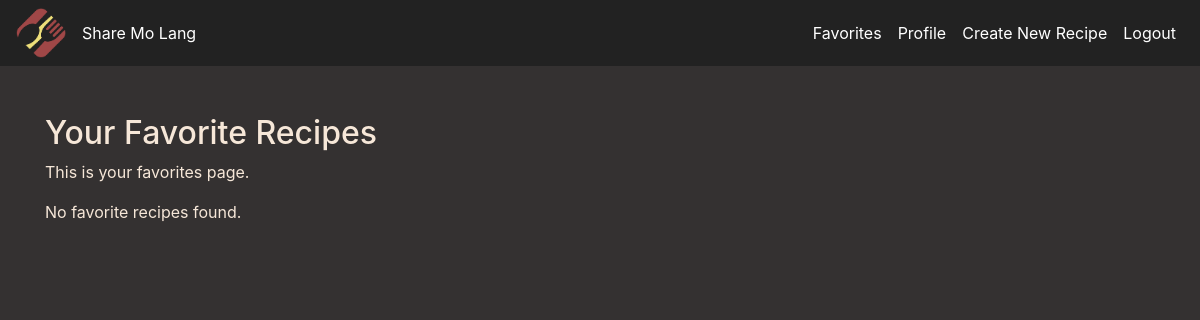
The app's page /home/favorites/ (signed in), older data.
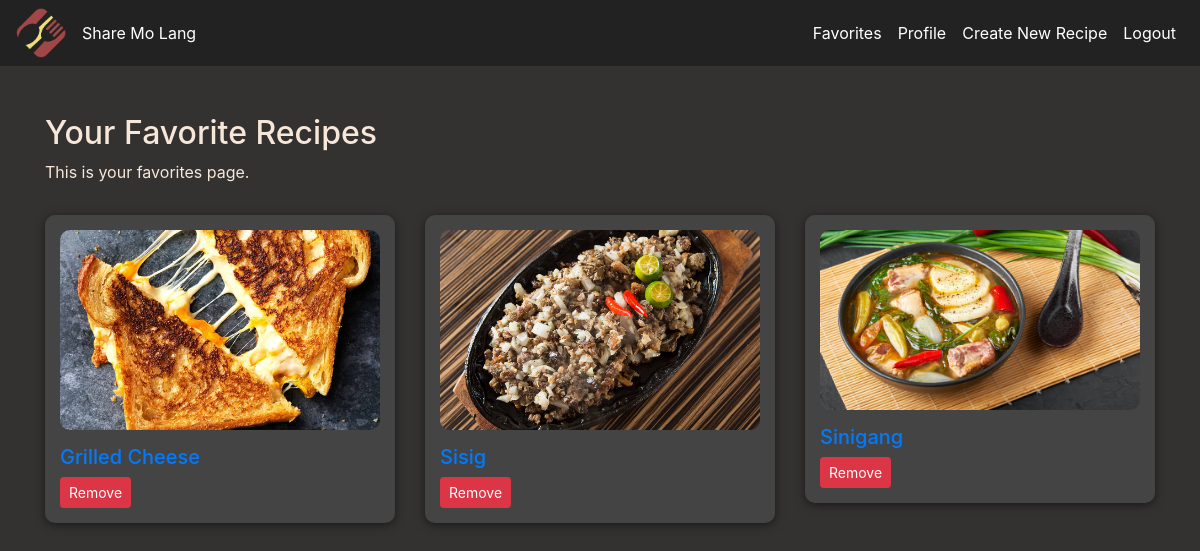
The same page, newer data.
### recipes/models.py (models this page shows, shortened)
class Recipe(models.Model):
    user = models.ForeignKey(User, on_delete=models.CASCADE, blank=True, null=True)
    name = models.CharField(max_length=100)
    image = models.ImageField(blank=True, null=True, upload_to='images/')
    ingredients = models.IntegerField(blank=True, null=True)
    minutes = models.IntegerField(blank=True, null=True)
    calories = models.IntegerField(blank=True, null=True)
    ingredientsList = models.TextField(blank=True, null=True)
    directions = models.TextField(blank=True, null=True)
    created_at = models.DateTimeField(auto_now_add=True)
    views = models.ManyToManyField(User, related_name='viewed_recipes', blank=True)
    view_count = models.IntegerField(default=0)
    category = models.ForeignKey(Category, on_delete=models.SET_NULL, null=True, blank=False)
    favorites = models.ManyToManyField(User, related_name='favorite_recipes', blank=True)

### recipes/views.py (the view)
# urls.py: path('favorites/', FavoriteListView.as_view(), name='favorites'),
class FavoriteListView(LoginRequiredMixin, ListView):
    model = Recipe
    template_name = 'recipes/favorites.html'
    context_object_name = 'favorite_recipes'
    def get_queryset(self):
        return self.request.user.favorite_recipes.all()

### templates/recipes/favorites.html (shortened to what this page needs)
<!DOCTYPE html>
<html lang="en">
{% load static %}
<head>
    <link rel="stylesheet" href="https://stackpath.bootstrapcdn.com/bootstrap/4.5.2/css/bootstrap.min.css">
    <link rel="stylesheet" href="{% static 'css/home.css' %}">
</head>
<body>
    {% include 'nav.html' %}
    <div class="container mt-5">
        <h2>Your Favorite Recipes</h2>
        <p>This is your favorites page.</p>
        <div class="row mt-3">
            {% for recipe in favorite_recipes %}
                <div class="col-md-4">
                    <div class="recipe-card">
                        {% if recipe.image %}
                            <a href="{% url 'recipe-detail' recipe.pk %}">
                                <img src="{{ recipe.image.url }}" alt="{{ recipe.name }}" class="img-fluid recipe-image">
                            </a>
                        {% endif %}
                        <h5>
                            <a href="{% url 'recipe-detail' recipe.pk %}">{{ recipe.name }}</a>
                        </h5>
                        <form action="{% url 'remove_favorite' recipe.pk %}" method="post" style="display:inline;" onsubmit="handleRemove(event, this);">
                            <button type="submit" class="btn btn-danger btn-sm" onclick="event.stopPropagation();">Remove</button>
                        </form>
                    </div>
                </div>
            {% empty %}
                <div class="col-12">
                    <p>No favorite recipes found.</p>
                </div>
            {% endfor %}
        </div>
    </div>
</body>
</html>

### templates/nav.html (shortened to what this page needs)
<!DOCTYPE html>
{% load static %}
<html lang="en">
<head>
    <link rel="stylesheet" href="https://stackpath.bootstrapcdn.com/bootstrap/4.5.2/css/bootstrap.min.css">
    <link rel="stylesheet" href="{% static 'css/nav.css' %}">
</head>
<body>
    <nav class="navbar navbar-expand-lg sticky-top">
        <img src="{% static 'css/logo.png' %}" alt="Logo" class="logo" />
        <a class="nav-link" href="{% url 'home' %}">Share Mo Lang</a>
        <div class="collapse navbar-collapse" id="navbarNav">
            <ul class="navbar-nav ml-auto">
                <li class="nav-item">
                    <a class="nav-link" href="{% url 'favorites' %}">Favorites</a>
                </li>
                <li class="nav-item">
                    <a class="nav-link" href="{% url 'profile' %}">Profile</a>
                </li>
                <li class="nav-item">
                    <a class="nav-link" href="{% url 'recipe-create' %}">Create New Recipe</a>
                </li>
                <li class="nav-item">
                    <a class="nav-link text-danger" href="{% url 'logout' %}">Logout</a>
                </li>
            </ul>
        </div>
    </nav>
</body>
</html>

### static/css/home.css (style rules this page uses)
body { background-color: #343131; color: #f6e7d8; }
.navbar { background-color: #222; }
.navbar-brand, .nav-link { color: #fff !important; }
.recipe-card { background-color: #444; border-radius: 10px; padding: 15px; margin: 15px 0; transition: transform 0.3s; display: flex; flex-direction: column; justify-content: space-between; width: 100%; max-width: 350px; box-shadow: 0 2px 10px rgba(0, 0, 0, 0.5); }
.logo { width: 50px; height: auto; }
.recipe-image { width: 100%; height: auto; max-height: 200px; object-fit: cover; border-radius: 10px; margin-bottom: 15px; }
h5 { height: auto; overflow: hidden; text-overflow: ellipsis; white-space: nowrap; margin-bottom: 10px; }

### static/css/nav.css (style rules this page uses)
body { background-color: #343131; color: #f6e7d8; }
.navbar { background-color: #222; width: 100%; }
.navbar-brand, .nav-link { color: #fff !important; }
.logo { width: 50px; height: auto; }

Row changes from the older to the newer data that the page shows:
added Recipe: image (picture), name "Grilled Cheese"
now on this page (row edited): Recipe: image (picture), name "Sisig"
now on this page (row edited): Recipe: image (picture), name "Sinigang"
Text that changed along with them:
text no longer shown: "No favorite recipes found."
